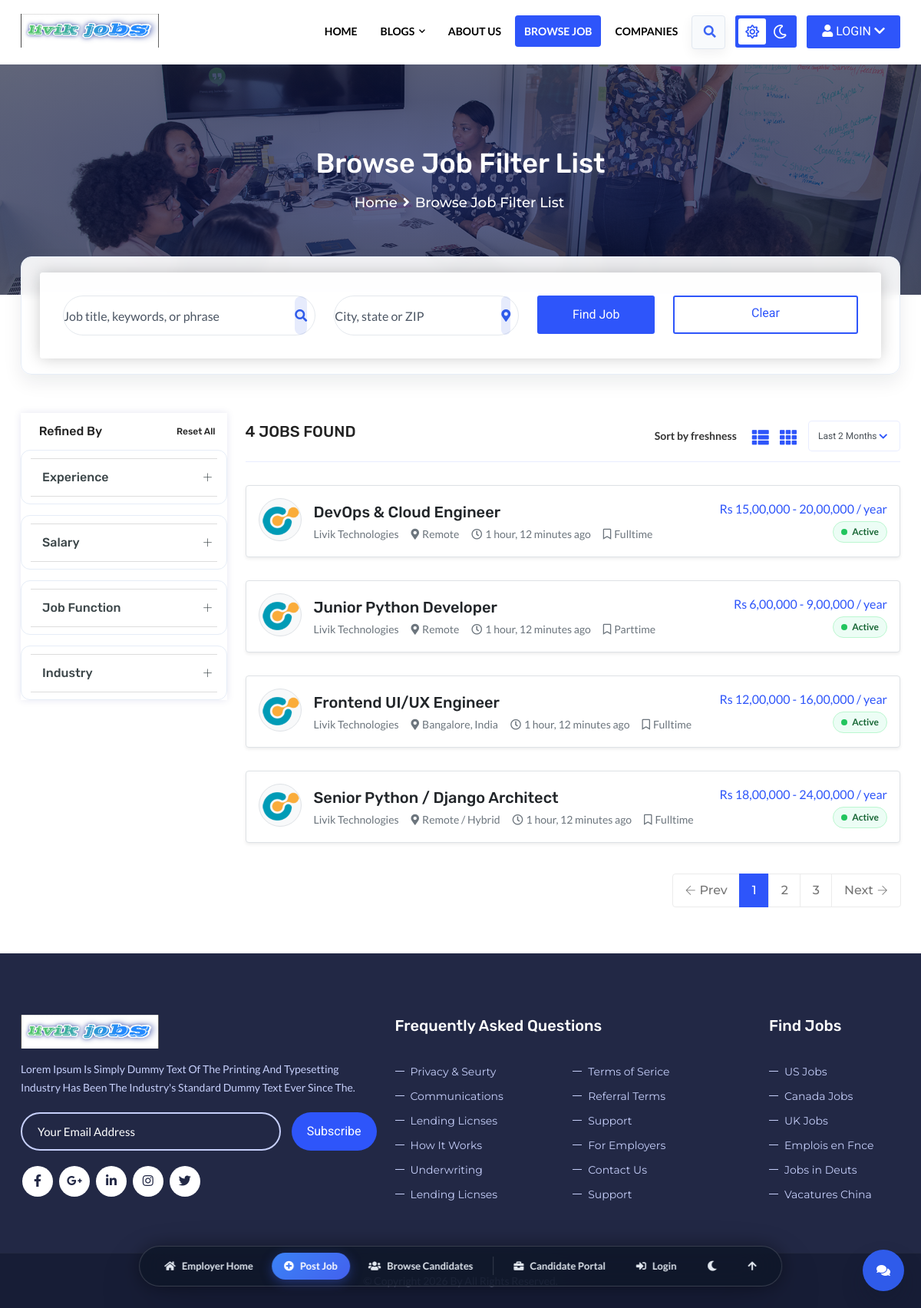
/employer/emp_browse_job_list/, run on the app's committed database.
### job_site/dashb2/models.py (models this page shows, shortened)
class Job(models.Model):
    user = models.ForeignKey(User, related_name='jobs', on_delete=models.CASCADE)  # better related_name
    job_title = models.CharField(max_length=300)
    description = models.TextField()  # Changed to TextField
    tags = models.CharField(max_length=40, blank=True)
    location = models.CharField(max_length=300, blank=True)
    job_type = models.CharField(choices=JOB_TYPE, max_length=20)
    salary = models.CharField(max_length=30, blank=True)
    company_name = models.CharField(max_length=300, blank=True)
    last_date = models.DateField()
    url = models.URLField(blank=True, null=True)  # ADD THIS LINE - make it optional
    is_published = models.BooleanField(default=False)
    is_closed = models.BooleanField(default=False)
    created_at = models.DateTimeField(auto_now_add=True)
    updated_at = models.DateTimeField(auto_now_add=True)
    file_upload = models.ImageField(upload_to='job_logo', null=True, blank=True)

### job_site/site2/views.py (the view)
# urls.py: path('emp_browse_job_list/', views.emp_browse_job_list),
def emp_browse_job_list(request):
    jobs = Job.objects.filter(is_published=True)
    search_query = (request.GET.get('q') or '').strip()
    search_location = (request.GET.get('location') or '').strip()
    if search_query:
        jobs = jobs.filter(
            models.Q(job_title__icontains=search_query) |
            models.Q(description__icontains=search_query) |
            models.Q(company_name__icontains=search_query)
        )
    if search_location:
        jobs = jobs.filter(location__icontains=search_location)
    jobs = jobs.order_by('-created_at')
    return render(request, 'emp_browse_job_list.html', {
        'jobs': jobs,
        'search_query': search_query,
        'search_location': search_location,
    })

### job_site/account/context_processors.py (called while the page is built)
def user_settings(request):
    if not request.user.is_authenticated:
        return {'user_settings': None}
    settings, _ = UserSettings.objects.get_or_create(user=request.user)
    return {'user_settings': settings}

### job_site/site2/templates2/emp_browse_job_list.html (shortened to what this page needs)
{% extends 'emp_base.html' %}
{% load static %}
{% block content %}
    <div class="page-content bg-white">
        <div class="dez-bnr-inr overlay-black-middle" style="background-image:url(images/banner/bnr1.jpg);">
            <div class="container">
                <div class="dez-bnr-inr-entry">
                    <h1 class="text-white">Browse Job Filter List</h1>
					<div class="breadcrumb-row">
						<ul class="list-inline">
							<li><a href="/employer/">Home</a></li>
							<li>Browse Job Filter List</li>
						</ul>
					</div>
                </div>
            </div>
        </div>
		<div class="section-full browse-job-find">
			<div class="container">
				<div class="find-job-bx">
					<form class="dezPlaceAni" method="get" action="/emp_browse_job_list/">
						<div class="row">
							<div class="col-lg-4 col-md-6">
								<div class="form-group">
									<div class="input-group">
										<input type="text" class="form-control" name="q" value="{{ search_query }}" placeholder="Job title, keywords, or phrase">
										<div class="input-group-append">
										  <span class="input-group-text"><i class="fa fa-search"></i></span>
										</div>
									</div>
								</div>
							</div>
							<div class="col-lg-3 col-md-6">
								<div class="form-group">
									<div class="input-group">
										<input type="text" class="form-control" name="location" value="{{ search_location }}" placeholder="City, state or ZIP">
										<div class="input-group-append">
										  <span class="input-group-text"><i class="fas fa-map-marker-alt"></i></span>
										</div>
									</div>
								</div>
							</div>
							<div class="col-lg-2 col-md-6">
								<button type="submit" class="site-button btn-block">Find Job</button>
							</div>
							<div class="col-lg-3 col-md-6">
								<a class="site-button outline outline-2 btn-block mt-3 mt-lg-0" href="/emp_browse_job_list/">Clear</a>
							</div>
						</div>
					</form>
				</div>
			</div>
		</div>
        <div class="content-block">
			<div class="section-full browse-job p-b50">
				<div class="container">
					<div class="row">
						<div class="col-xl-3 col-lg-4 col-md-5 m-b30">
							<aside id="accordion1" class="sticky-top sidebar-filter">
								<h6 class="title"> Refined By <a href="javascript:void(0);" class="font-12 float-end">Reset All</a></h6>
								<div class="panel">
									<div class="acod-head">
										<h6 class="acod-title">
											<a data-bs-toggle="collapse" href="#experience" class="collapsed">
												Experience
											</a>
										</h6>
									</div>
								</div>
								<div class="panel">
									<div class="acod-head">
										<h6 class="acod-title">
											<a data-bs-toggle="collapse"  href="#salary" class="collapsed" >
												Salary
											</a>
										</h6>
									</div>
								</div>
								<div class="panel">
									<div class="acod-head">
										<h6 class="acod-title">
											<a data-bs-toggle="collapse"  href="#job-function" class="collapsed" >
												Job Function
											</a>
										</h6>
									</div>
								</div>
								<div class="panel">
									<div class="acod-head">
										<h6 class="acod-title">
											<a data-bs-toggle="collapse"  href="#industry" class="collapsed" >
												Industry
											</a>
										</h6>
									</div>
								</div>
							</aside>
						</div>
						<div class="col-xl-9 col-lg-8 col-md-7">
							<div class="job-bx-title clearfix">
								<h5 class="font-weight-700 float-start text-uppercase">{{ jobs|length }} Jobs Found</h5>
								<div class="float-end">
									<span class="select-title">Sort by freshness</span>
									<div class="float-end p-tb5 p-r10">
										<a href="browse-job-filter-list.html" class="p-lr5"><i class="fa fa-th-list"></i></a>
										<a href="browse-job-filter-grid.html" class="p-lr5"><i class="fa fa-th"></i></a>
									</div>
								</div>
							</div>
							<ul class="post-job-bx emp-job-list">
								{% for job in jobs %}
								<li>
									<div class="post-bx p-3 border rounded shadow-sm bg-white emp-job-card">
										<div class="d-flex align-items-center">
											<div class="job-post-company me-3">
												<a href="javascript:void(0);" class="d-inline-flex align-items-center justify-content-center border rounded-circle bg-light" style="width:56px;height:56px;">
													{% if job.file_upload %}
													<img alt="" src="{{ job.file_upload.url }}" class="img-fluid rounded-circle"/>
													{% else %}
													<img alt="" src="{% static 'images/logo/icon1.png' %}" class="img-fluid rounded-circle"/>
													{% endif %}
												</a>
											</div>
											<div class="flex-grow-1">
												<h5 class="mb-1">
													<a href="javascript:void(0);" class="text-dark">{{ job.job_title }}</a>
												</h5>
												<div class="text-muted small d-flex flex-wrap gap-3">
													<span class="fw-semibold text-secondary">{{ job.company_name|default:"Company" }}</span>
													<span><i class="fas fa-map-marker-alt me-1"></i>{{ job.location|default:"Location not specified" }}</span>
													<span><i class="far fa-clock me-1"></i>{{ job.created_at|timesince }} ago</span>
													<span><i class="far fa-bookmark me-1"></i>{{ job.job_type }}</span>
												</div>
											</div>
											<div class="text-end">
												<div class="text-primary fw-semibold mb-1">{{ job.salary|default:"Salary not disclosed" }}</div>
												{% if job.is_closed %}
													<span class="status-pill status-closed"><span class="status-dot"></span>Deactivated</span>
												{% else %}
													<span class="status-pill status-active"><span class="status-dot"></span>Active</span>
												{% endif %}
											</div>
										</div>
									</div>
								</li>
								{% endfor %}
							</ul>
							<div class="pagination-bx float-end m-t30">
								<ul class="pagination">
									<li class="previous"><a href="javascript:void(0);"><i class="ti-arrow-left"></i> Prev</a></li>
									<li class="active"><a href="javascript:void(0);">1</a></li>
									<li><a href="javascript:void(0);">2</a></li>
									<li><a href="javascript:void(0);">3</a></li>
									<li class="next"><a href="javascript:void(0);">Next <i class="ti-arrow-right"></i></a></li>
								</ul>
							</div>
						</div>
					</div>
				</div>
			</div>
		</div>
    </div>
{% endblock %}

### job_site/site1/static/css/cinema-ui.css (style rules this page uses)
:root { --cinema-bg-dark: #070a13; --cinema-bg-dark-surface: #0b1122; --cinema-bg-dark-card: rgba(14, 22, 42, 0.72); --cinema-bg-dark-card-hover: rgba(20, 32, 62, 0.88); --cinema-border-dark: rgba(255, 255, 255, 0.08); --cinema-border-dark-hover: rgba(67, 97, 238, 0.45); --cinema-bg-light: #f8fafc; --cinema-bg-light-surface: #ffffff; --cinema-bg-light-card: rgba(255, 255, 255, 0.85); --cinema-bg-light-card-hover: rgba(255, 255, 255, 0.98); --cinema-border-light: rgba(226, 232, 240, 0.85); --cinema-border-light-hover: rgba(45, 91, 255, 0.4); --cinema-neon-cyan: #00f2fe; --cinema-neon-blue: #3b82f6; --cinema-neon-indigo: #4361ee; --cinema-neon-violet: #8b5cf6; --cinema-neon-purple: #7928ca; --cinema-neon-pink: #ec4899; --cinema-neon-emerald: #10b981; --cinema-neon-gold: #f59e0b; --cinema-neon-amber: #ff9f43; --cinema-glow-cyan: 0 0 35px rgba(0, 242, 254, 0.28); --cinema-glow-blue: 0 0 40px rgba(67, 97, 238, 0.32); --cinema-glow-purple: 0 0 35px rgba(121, 40, 202, 0.3); --cinema-glow-gold: 0 0 30px rgba(245, 158, 11, 0.28); --cinema-glow-emerald: 0 0 30px rgba(16, 185, 129, 0.28); --cinema-shadow-sm: 0 4px 14px rgba(0, 0, 0, 0.06); --cinema-shadow-md: 0 12px 30px rgba(2, 6, 23, 0.12); --cinema-shadow-lg: 0 24px 60px rgba(2, 6, 23, 0.18); --cinema-shadow-3d: 0 30px 70px -15px rgba(2, 6, 23, 0.35); --cinema-glass-blur: blur(16px); --cinema-glass-blur-heavy: blur(28px); --cinema-ease-out: cubic-bezier(0.16, 1, 0.3, 1); --cinema-ease-spring: cubic-bezier(0.34, 1.56, 0.64, 1); }

### job_site/site2/templates2/emp_browse_job_list.html (style rules this page uses)
.browse-job-find .find-job-bx { background: rgba(255, 255, 255, 0.92); border-radius: 18px; box-shadow: 0 18px 40px rgba(15, 23, 42, 0.12); backdrop-filter: blur(6px); }
.browse-job-find .find-job-bx .form-control { border-radius: 999px; border: 1px solid rgba(148, 163, 184, 0.35); background: #ffffff; color: #0f172a !important; }
.browse-job-find .find-job-bx .form-control::placeholder { color: #4b5563 !important; opacity: 1; }
.browse-job-find .find-job-bx .input-group { border-radius: 999px; border: 1px solid rgba(148, 163, 184, 0.25); padding-right: 10px; }
.browse-job-find .find-job-bx .input-group .form-control { border: none; background: transparent; }
.browse-job-find .find-job-bx .input-group-append .input-group-text { border: none; background: rgba(47, 91, 234, 0.12); color: #2f5bea; border-radius: 999px; }
.browse-job-find .find-job-bx .form-group { position: relative; }
.browse-job .post-job-bx .post-bx, .browse-job .job-bx { background: #ffffff; border-radius: 16px; box-shadow: 0 14px 30px rgba(15, 23, 42, 0.08); }
.browse-job .job-bx-title, .browse-job .job-bx-title .filter li, .browse-job .job-bx-title .filter li a, .browse-job .job-bx-title .filter li .btn, .browse-job .job-bx-title .filter li .dropdown-toggle { color: #0f172a; }
.browse-job-find .find-job-bx { padding: 20px 24px; border-radius: 14px; box-shadow: 0 10px 24px rgba(15, 23, 42, 0.08); border: 1px solid #e6edf7; }
.sidebar-filter .panel { border-radius: 12px; border: 1px solid #e6edf7; margin-bottom: 14px; }
.sidebar-filter .panel .acod-head { padding: 10px 12px; }
.emp-job-list .emp-job-card { border: 1px solid #e6edf7; border-radius: 14px; box-shadow: 0 8px 18px rgba(15, 23, 42, 0.08); }
.emp-job-card .job-post-company a { width: 56px; height: 56px; border-radius: 999px; display: inline-flex; align-items: center; justify-content: center; background: #f8fafc; border: 1px solid #e2e8f0; }
.status-pill { display: inline-flex; align-items: center; gap: 6px; padding: 4px 10px; border-radius: 999px; font-size: 12px; font-weight: 600; border: 1px solid #e2e8f0; background: #f8fafc; }
.status-dot { width: 8px; height: 8px; border-radius: 50%; display: inline-block; }
.status-active { color: #166534; background: #ecfdf5; border-color: #bbf7d0; }
.status-active .status-dot { background: #22c55e; }

### data on the page
Job: job_title "DevOps & Cloud Engineer", company_name "Livik Technologies", location "Remote", created_at "1 hour, 12 minutes", job_type "Fulltime", salary "Rs 15,00,000 - 20,00,000 / year", is_closed False (drawn)
Job: job_title "Junior Python Developer", company_name "Livik Technologies", location "Remote", created_at "1 hour, 12 minutes", job_type "Parttime", salary "Rs 6,00,000 - 9,00,000 / year", is_closed False (drawn)
Job: job_title "Frontend UI/UX Engineer", company_name "Livik Technologies", location "Bangalore, India", created_at "1 hour, 12 minutes", job_type "Fulltime", salary "Rs 12,00,000 - 16,00,000 / year", is_closed False (drawn)
Job: job_title "Senior Python / Django Architect", company_name "Livik Technologies", location "Remote / Hybrid", created_at "1 hour, 12 minutes", job_type "Fulltime", salary "Rs 18,00,000 - 24,00,000 / year", is_closed False (drawn)

### other printed values
{{ jobs|length }} "4"
